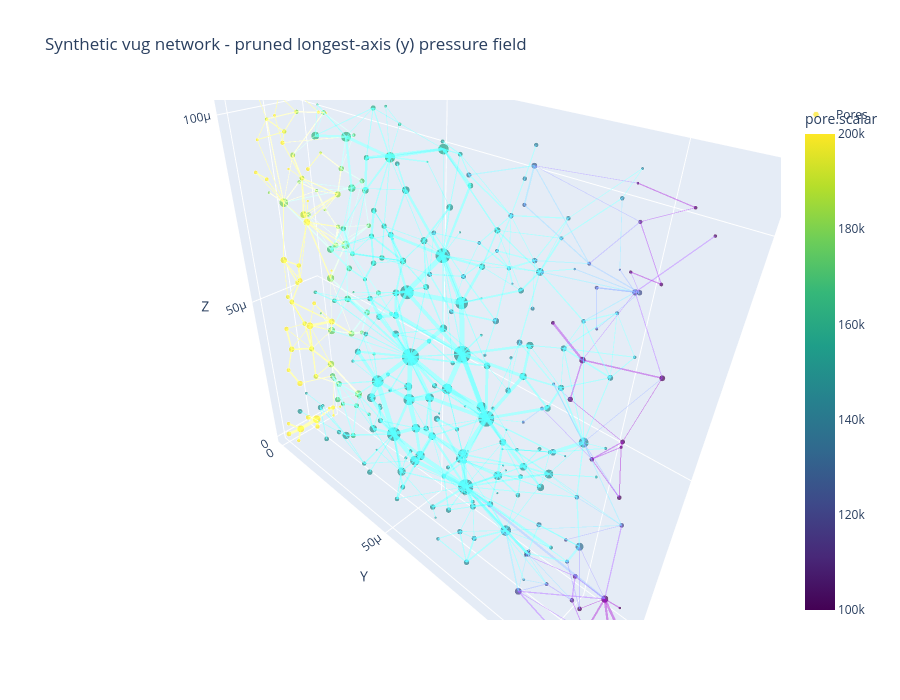

Notebook source saved alongside this figure:
### Markdown cell above
## Interactive network visualization

Visualize the extracted pore network with pores colored by pressure using Plotly for full 3D interactivity. The marker and throat sizes now follow the available characteristic-size fields automatically.

### Code cell
try:
    fig = plot_network_plotly(
        net,
        point_scalars=res.pore_pressure,
        max_throats=2000,
        title=f"Synthetic vug network - pruned longest-axis ({flow_axis}) pressure field",
        layout_kwargs={"width": 900, "height": 700},
    )
    fig.show()
    print(f"Network: {net.Np} pores, {net.Nt} throats")
    p_plot = res.pore_pressure[np.isfinite(res.pore_pressure)]
    print(f"Pressure range: {p_plot.min():.2e} to {p_plot.max():.2e} Pa")
except ImportError as exc:
    print(exc)
